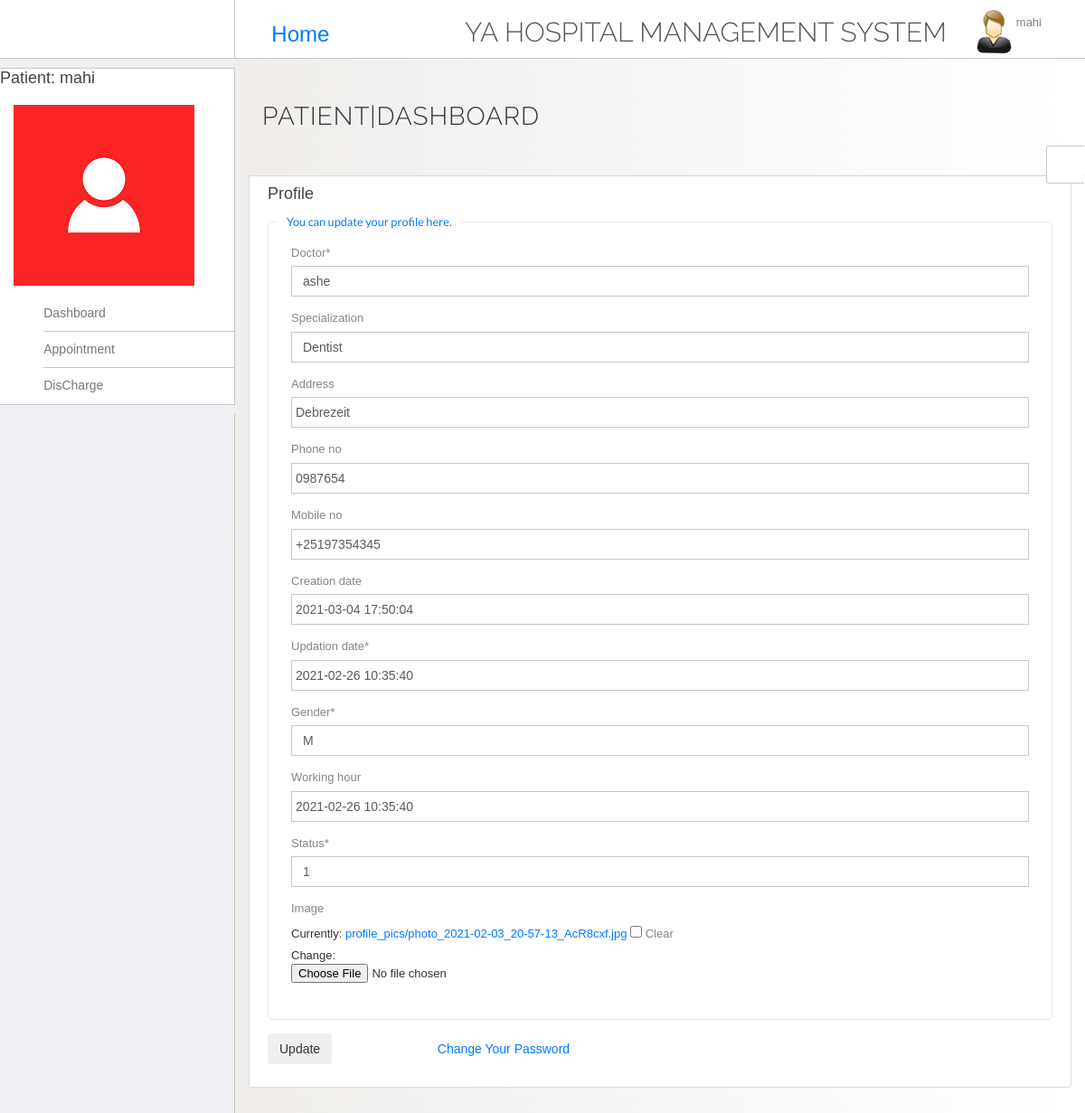
The app's page /users/update_doctor/2/ (signed in) with its own data.
### users/models.py (models this page shows, shortened)
class Patient(models.Model):
    patient = models.OneToOneField(User, default="", on_delete=models.CASCADE)
    a = 'A'
    aa = 'A+'
    b = 'B'
    bb = 'B+'
    ab = 'AB'
    oo = 'O+'
    o ='O-'
    blood_choice = (
        (a , 'A'),
        (aa , 'A+'),
        (b , 'B'),
        (bb , 'B+'),
        (ab , 'AB'),
        (oo , 'O+'),
        (o , 'O-'),
    )
    blood_type = models.CharField(choices=blood_choice, max_length=10, blank=True, null=True)
    address = models.CharField(max_length=100, blank=True, null=True)
    mobile_no = models.CharField(max_length=20, blank=True, null=True)
    age = models.PositiveSmallIntegerField()
    Male = 'M'
    Female = 'F'
    Gender = [
        (Male, 'M'),
        (Female, 'F'),
    ]
    gender = models.CharField(max_length=1, choices=Gender, default="",)
    Active = 1
    InActive = 0
    status_choice = (
        (Active, 1),
        (InActive, 0),
    )
    status = models.IntegerField(choices=status_choice)
    image = models.ImageField(default='default.jpg', upload_to='profile_pics', blank=True, null=True)
    creation_date = models.DateTimeField(default=timezone.now)
    updation_date = models.DateTimeField(default=timezone.now)
    class Meta:
        verbose_name_plural = 'Patients'

class Doctor(models.Model):
    doctor = models.OneToOneField(User, default="", on_delete=models.CASCADE)
    specialization = models.ForeignKey(DoctorSpecialization, null=True, blank=True, on_delete=models.SET_NULL)
    address = models.CharField(max_length=100, blank=True, null=True)
    phone_no = models.CharField(max_length=20, blank=True, null=True)
    mobile_no = models.CharField(max_length=20, blank=True, null=True)
    creation_date = models.DateTimeField(default=timezone.now, blank=True, null=True)
    updation_date = models.DateTimeField(default=timezone.now)
    Male = 'M'
    Female = 'F'
    Gender = [
        (Male, 'M'),
        (Female, 'F'),
    ]
    gender = models.CharField(max_length=1, choices=Gender, default="",)
    working_hour = models.DateTimeField(default=timezone.now, blank=True, null=True)
    Active = 1
    InActive = 0
    status_choice = (
        (Active, 1),
        (InActive, 0),
    )
    status = models.IntegerField(choices=status_choice)
    image = models.ImageField(default='default.jpg', upload_to='profile_pics', blank=True, null=True)
    class Meta:
        verbose_name_plural = 'Doctors'

class DoctorSpecialization(models.Model):
    specialization = models.CharField(max_length=50)
    creation_date = models.DateTimeField(default=timezone.now)
    updation_date = models.DateTimeField(default=timezone.now)
    class Meta:
        verbose_name_plural = 'Doctors Specialization'
    def __str__(self):
        return self.specialization

### users/views.py (the view)
# urls.py: path('update_doctor/<int:pk>/', UpdateDoctor.as_view(), name='update_doctor'),
class UpdateDoctor(LoginRequiredMixin, UpdateView):
    model = Doctor
    success_url = reverse_lazy('manage_doctors')
    template_name = 'update_doctor.html'
    fields = '__all__'

### templates/update_doctor.html (shortened to what this page needs)
{% extends "main.html" %}
{% load crispy_forms_tags	%}
{% block content %}
  <div class="content-section">
    <form method="POST" enctype="multipart/form-data">
      <h4 >Profile</h4>
      <fieldset class="form-group">
      <legend>    <p><small>You can update your profile here.</small></p> </legend>
        {{ form|crispy }}
      </fieldset>
  <div class="form-group">
        <button class="btn btn-outline-info" type="submit">Update</button>
        <a class="btn btn-outline-info" style="margin-left:100px;" href="{% url 'password_change' %}" >Change Your Password</a>
      </div>
    </form>
  </div>
{% endblock content %}

### templates/main.html (shortened to what this page needs)
{% load static %}
<!DOCTYPE html>
<html lang="en">
	<head>
    <link rel="stylesheet" href="{% static 'css/themes/theme-1.css' %}" id="skin_color" />
		<link rel="stylesheet" href="{% static 'vendor/bootstrap/css/bootstrap.min.css' %}">
		<link rel="stylesheet" href="{% static 'vendor/fontawesome/css/font-awesome.min.css' %}">
		<link rel="stylesheet" href="{% static 'vendor/themify-icons/themify-icons.min.css' %}">
		<link href="{% static 'vendor/animate.css/animate.min.css' %}" rel="stylesheet" media="screen">
		<link href="{% static 'vendor/perfect-scrollbar/perfect-scrollbar.min.css' %}" rel="stylesheet" media="screen">
		<link href="{% static 'vendor/switchery/switchery.min.css' %}" rel="stylesheet" media="screen">
		<link href="{% static 'vendor/bootstrap-touchspin/jquery.bootstrap-touchspin.min.css' %}" rel="stylesheet" media="screen">
		<link href="{% static 'vendor/select2/select2.min.css' %}" rel="stylesheet" media="screen">
		<link href="{% static 'vendor/bootstrap-datepicker/bootstrap-datepicker3.standalone.min.css' %}" rel="stylesheet" media="screen">
		<link href="{% static 'vendor/bootstrap-timepicker/bootstrap-timepicker.min.css' %}" rel="stylesheet" media="screen">
		<link rel="stylesheet" type="text/css" href="{% static 'main/css/bootstrap.min.css' %}">
		<link rel="stylesheet" href="{% static 'css/styles.css' %}">
		<link rel="stylesheet" href="{% static 'css/plugins.css' %}">
		<link rel="stylesheet" type="text/css" href="{% static 'main.css' %}">
	</head>
	<body>
		<div id="app">
      <div class="sidebar app-aside" id="sidebar">
      				<div class="sidebar-container perfect-scrollbar">
      						<ul class="nav navbar-left">
      								<li  style="padding-top:5% ">
                        {% if user.admin %}
                          <h4>Admin: {{user.username}}</h4>
                          {% elif user.doctor %}
                            <h4>Doctor: {{user.username}}</h4>
                        {% elif user.patient %}
								          <h4>Patient: {{user.username}}</h4>
                        {% else %}
                          <h4>User: {{user.username}}</h4>
                        {% endif %}
      							</li>
    							<li>
                    {% if user.admin %}
      								<a href class="dropdown-toggle" data-toggle="dropdown">
      									<img src="{{ user.admin.image.url }}" alt="profile" > <span class="username"></i></span></a>
                    {% elif user.doctor %}
                      <a href class="dropdown-toggle" data-toggle="dropdown">
                      <img src="{{ user.doctor.image.url }}" alt="profile" > <span class="username"></i></span></a>
                    {% elif user.patient %}
                        <a href class="dropdown-toggle" data-toggle="dropdown">
                        <img src="{{ user.patient.image.url }}" alt="profile" > <span class="username"></i></span></a>
                    {% else %}
                        <a href class="dropdown-toggle" data-toggle="dropdown">
                          <img src="{% static 'images/avatar.png' %}" alt="profile" > <span class="username"></i></span></a>
                    {% endif %}
                  </li>
                    </ul>
            <nav>
  						<ul class="main-navigation-menu">
                {% if user.admin %}
                <li>
                  <a href="{% url 'main-home' %}">
                    <div class="item-content">
                      <div class="item-media">
                        <i class="ti-home"></i>
                      </div>
                      <div class="item-inner">
                        <span class="title"> Dashboard </span>
                      </div></div></a></li>
                <li>
                  <a href="{% url 'doctor' %}">
                    <div class="item-content">
                      <div class="item-media">
                        <i class="ti-pencil-alt"></i>
                      </div>
                      <div class="item-inner">
                        <span class="title"> Doctor </span>
                      </div>
                    </div>
                  </a>
                </li>
                <li>
                  <a href="{% url 'patient' %}">
                    <div class="item-content">
                      <div class="item-media">
                        <i class="ti-pencil-alt"></i>
                      </div>
                      <div class="item-inner">
                        <span class="title"> Patient </span>
                      </div>
                    </div>
                  </a>
                </li>
                <li>
                  <a href="{% url 'appointment' %}">
                    <div class="item-content">
                      <div class="item-media">
                        <i class="ti-pencil-alt"></i>
                      </div>
                      <div class="item-inner">
                        <span class="title"> Appointment </span>
                      </div>
                    </div>
                  </a>
                </li>
                {% elif user.patient %}
                <li>
                  <a href="{% url 'main-home' %}">
                    <div class="item-content">
                      <div class="item-media">
                        <i class="ti-home"></i>
                      </div>
                      <div class="item-inner">
                        <span class="title"> Dashboard </span>
                      </div></div></a></li>
                <li>
                  <a href="{% url 'appointment' %}">
                    <div class="item-content">
                      <div class="item-media">
                        <i class="ti-pencil-alt"></i>
                      </div>
                      <div class="item-inner">
                        <span class="title"> Appointment </span>
                      </div>
                    </div>
                  </a>
                </li>
                <li>
                  <a href="{% url 'discharge_patient' %}">
                    <div class="item-content">
                      <div class="item-media">
                        <i class="ti-pencil-alt"></i>
                      </div>
                      <div class="item-inner">
                        <span class="title"> DisCharge </span>
                      </div>
                    </div>
                  </a>
                </li>
                {% endif %}
  						</ul>
  					</nav>
      					</div>
      			</div>
			<div class="app-content">
        <header class="navbar navbar-default navbar-static-top ">
        					<div class="navbar-header ">
        						<a href="#" class="sidebar-toggler pull-right visible-md visible-lg" data-toggle-class="app-sidebar-closed" data-toggle-target="#app">
        							<i class="ti-align-justify"></i>
        						</a>
        					</div>
        					<div class="navbar-collapse collapse">
                    <ul class="nav navbar-nav">
                      <h3 style="margin-top:25px;"><a class="nav-item nav-link text-black" href="{% url 'main-home' %}"><i class="fa fa-home" aria-hidden="true"></i> Home</a></h3>
                   </ul>
        						<ul class="nav navbar-right">
        								<li  style="padding-top:2% ">
                          <a href="{% url 'main-home' %}">
        								<h2>YA Hospital Management System</h2></a>
        							</li>
        							<li class="dropdown current-user">
        								<a href class="dropdown-toggle" data-toggle="dropdown">
        									<img src="{% static 'images/images.jpg' %}"> <span class="username">
                            {{ user.username }}
                         <i class="ti-angle-down"></i></i></span>
        								</a>
        							</li>
        						</ul>
        					</div>
        				</header>
				<div class="main-content" >
					<div class="wrap-content container" id="container">
						<section id="page-title">
							<div class="row">
								<div class="col-sm-8">
									<h1 class="mainTitle">
                    {% if user.admin %}
                      Admin|Dashboard
                    {% elif user.doctor %}
                      Doctor|Dashboard
                    {% elif user.patient %}
                      Patient|Dashboard
                    {% else %}
                      User|Dashboard
                    {% endif %}</h1>
										</div>
							</div>
						</section>
            {% block content %}
            {% endblock content %}
					</div>
				</div>
			</div>
      <div class="settings panel panel-default hidden-xs hidden-sm" id="settings">
      				<button ct-toggle="toggle" data-toggle-class="active" data-toggle-target="#settings" class="btn btn-default">
      					<i class="fa fa-spin fa-gear"></i>
      				</button>
      				</div>
      			</div>
	</body>
</html>

### static/css/themes/theme-1.css (style rules this page uses)
body { background: #FAFAFA; }
header .navbar-header { background: #ffffff !important; border-right-color: #c8c7cc !important; border-bottom-color: #c8c7cc !important; }
header .navbar-header .sidebar-toggler, header .navbar-header .sidebar-mobile-toggler { color: #007aff !important; }
header .navbar-collapse { background: #ffffff !important; border-bottom-color: #c8c7cc !important; box-shadow: none !important; }
header .navbar-collapse .navbar-right > li > a { color: #777; }
header .navbar-collapse .navbar-right > li > a i { color: #007aff !important; }
#sidebar { background: #EFEFF4 !important; }
#sidebar:before { border-right-width: "1px" !important; border-right-style: solid; border-right-color: #c8c7cc !important; }
#sidebar nav { border-right-width: "1px" !important; border-right-style: solid; border-right-color: #c8c7cc !important; }
#sidebar nav > ul { background: #ffffff !important; border-bottom-color: #c8c7cc !important; border-top-color: #c8c7cc !important; }
#sidebar nav > ul > li > a .item-media > i { color: #007aff !important; }
#sidebar nav > ul > li > a .item-inner { color: #777 !important; border-bottom-color: #c8c7cc; }

### static/css/plugins.css (style rules this page uses)
.perfect-scrollbar { overflow-y: hidden !important; }

### static/main.css (style rules this page uses)
body { background: #fafafa; color: #333333; margin-top: 5rem; }
h1, h2, h3, h4, h5, h6 { color: #444444; }
ul { margin: 0; }
.content-section { background: #ffffff; padding: 10px 20px; border: 1px solid #dddddd; border-radius: 3px; margin-bottom: 20px; }
body { margin: 0; background-image: linear-gradient(to right, #ECE9E6 , #FFFFFF); }

### records on screen
Doctor: doctor "ashe", address "Debrezeit", phone_no "0987654", mobile_no "+25197354345", creation_date "2021-03-04 17:50:04", updation_date "2021-02-26 10:35:40", gender "M", working_hour "2021-02-26 10:35:40", status "1"
DoctorSpecialization: specialization "Dentist"

### other values on screen
{{ user.username }} "mahi"
